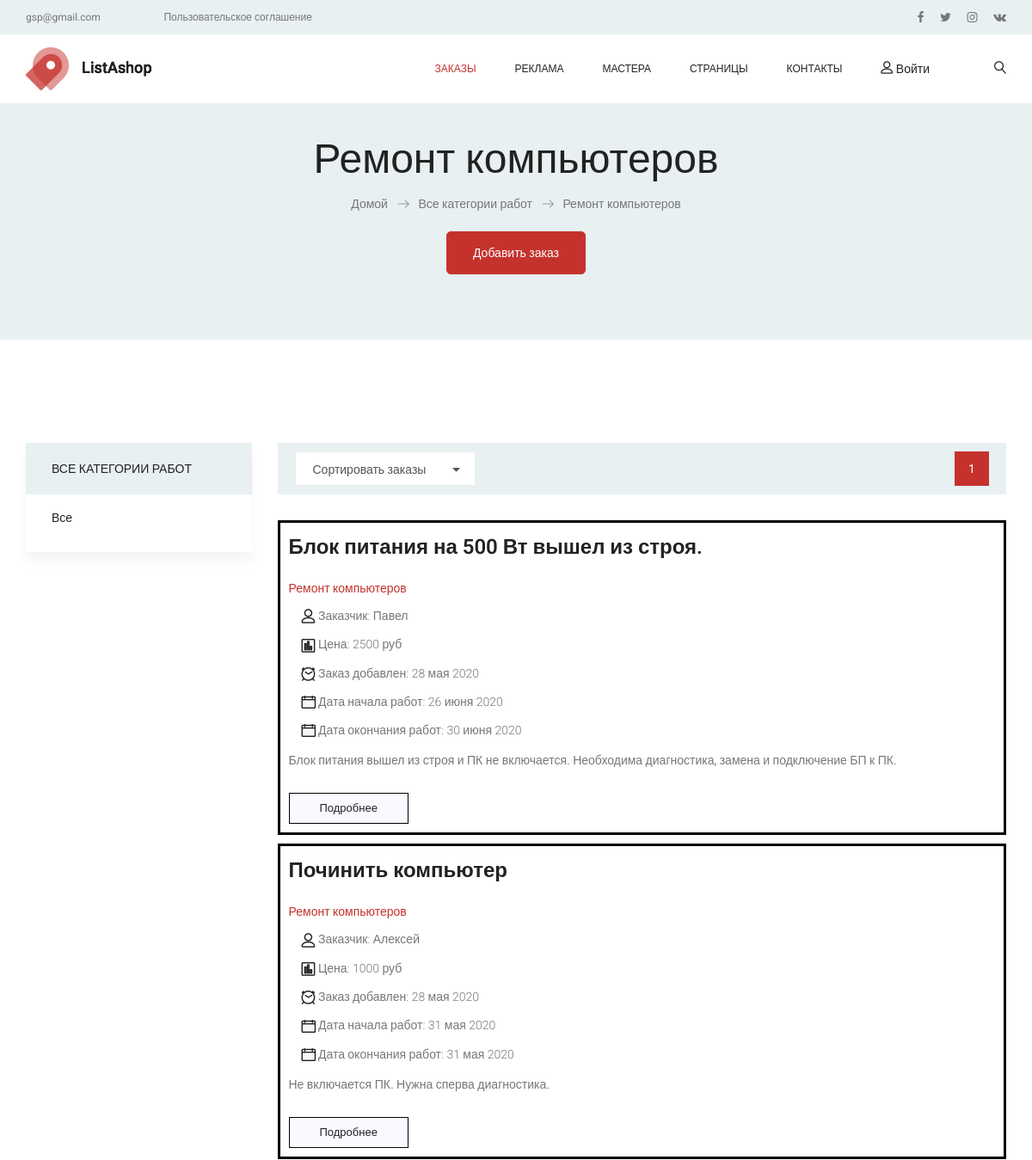
Before: /remont-kompyuterov/ (upper part) with the older database file.
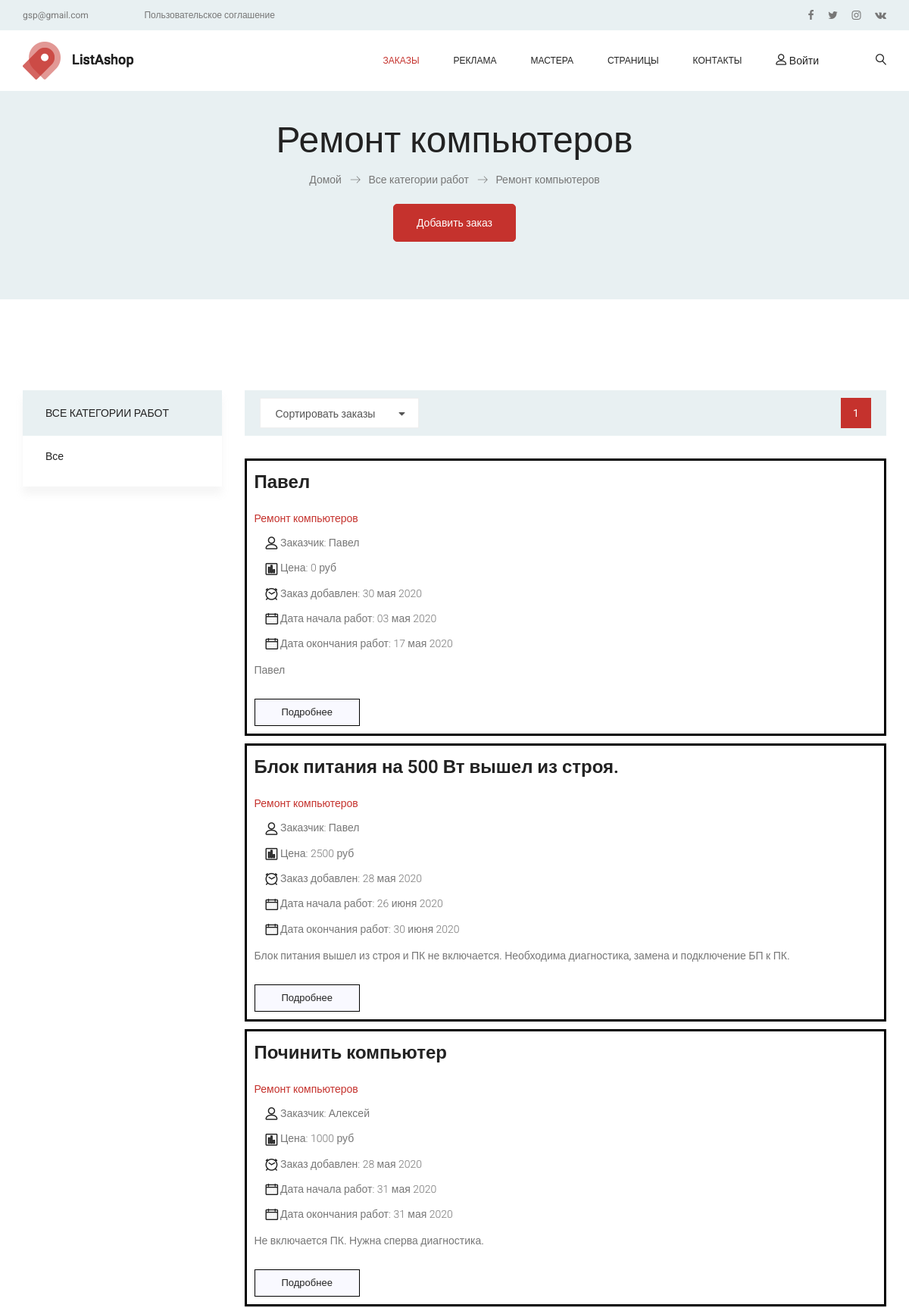
After: the same page with the newer database file.
### job/models.py (models this page shows, shortened)
class Offer(models.Model):
    category = TreeManyToManyField(Category, related_name='offers', blank=True, verbose_name='Категория работ')
    first_name = models.CharField(blank=True, null=True, default=None, max_length=200, verbose_name='Имя заказчика')
    last_name = models.CharField(blank=True, null=True, default=None, max_length=200, verbose_name='Фамилия заказчика')
    middle_name = models.CharField(blank=True, null=True, default=None, max_length=200, verbose_name='Отчество заказчика')
    phone = models.CharField(max_length=64, blank=True, null=True, default=None, verbose_name='Номер тел.')
    email = models.EmailField(max_length=128, blank=True, null=True, default=None, verbose_name='Емейл')
    name = models.CharField(max_length=200, db_index=True, verbose_name='Наименование работ')
    slug = models.SlugField(max_length=200, db_index=True, verbose_name='Слаг')
    image = models.ImageField(upload_to='offers/%Y/%m/%d', blank=True, verbose_name='Фото')
    description = models.TextField(max_length=512, blank=True, verbose_name='Описание работ')
    price = models.DecimalField(blank=True, null=True, default=None, max_digits=10, decimal_places=0,
                                verbose_name='Цена работы')
    start_time = models.DateField(null=True, blank=True, default=None, verbose_name='Дата начала работ')
    end_time = models.DateField(null=True, blank=True, default=None, verbose_name='Дата окончания работ')
    available = models.BooleanField(default=False, verbose_name='Актуальность заказа')
    created = models.DateField(blank=True, null=True, default=timezone.now, verbose_name='Дата создания записи')
    updated = models.DateField(blank=True, null=True, default=timezone.now, verbose_name='Дата ред-ия записи')
    @property
    def Категории(self):
        return "\n".join([p.name for p in self.category.all()])
    class Meta:
        ordering = ('-created', 'name',)
        index_together = (('id', 'slug'),)
        verbose_name = 'Предложение о работе'
        verbose_name_plural = 'Предложения о работе'
    def get_absolute_url(self):
        return reverse('job:offer_detail', args=[self.id, self.slug])

class Category(MPTTModel):
    name = models.CharField(max_length=200, db_index=True, unique=True, verbose_name='Подкатегория')
    slug = models.SlugField(max_length=200, null=True, blank=True, unique=True, verbose_name='Nazvanie_kategorii')
    parent = TreeForeignKey('self', on_delete=models.CASCADE, null=True, blank=True, related_name='children',
                            verbose_name='Категория')
    is_active = models.BooleanField(default=True, verbose_name='Активность категории')
    created = models.DateField(blank=True, null=True, default=timezone.now, verbose_name='Дата создания записи')
    updated = models.DateField(blank=True, null=True, default=timezone.now, verbose_name='Дата ред-ия записи')
    class MPTTMeta:
        order_insertion_by = ['name']
        verbose_name = 'Категория -> Подкатегория'
        verbose_name_plural = 'Категории -> Подкатегории'
    class Meta:
        verbose_name = 'Категория -> Подкатегория'
        verbose_name_plural = 'Категории -> Подкатегории'

### job/views.py (the view)
# urls.py: path('', views.offer_list, name='offer_list'),
def offer_list(request, category_slug=None):
    category = None
    categories = Category.objects.filter(is_active=True)
    object_list = Offer.objects.filter(available=True)
    if category_slug:
        category = get_object_or_404(Category, slug=category_slug)
        object_list = object_list.filter(category=category)
    paginator = Paginator(object_list, 8)
    page = request.GET.get('page')
    try:
        offers = paginator.page(page)
    except PageNotAnInteger:
        offers = paginator.page(1)
    except EmptyPage:
        offers = paginator.page(paginator.num_pages)
    return render(request, 'job/list.html', {'category': category,
                                             'categories': categories,
                                             'page': page,
                                             'offers': offers})

### templates/job/list.html (shortened to what this page needs)
{% extends 'base.html' %}
{% load static %}
{% load mptt_tags %}
{% block content %}
<section class="banner_area">
    <div class="banner_inner d-flex align-items-center">
        <div class="container">
            <div class="banner_content text-center">
                <h2>{% if category %}{{ category.name }}{% else %}Все заказы{% endif %}</h2>
                <div class="page_link">
                    <a href="#">Домой</a>
                    <a href="#">Все категории работ</a>
                    <a href="#">{% if category %}{{ category.name }}{% else %}Заказы{% endif %}</a>
                </div>
                <div class="main_add_offer">
        			<a class="main_btn" href="{% url 'job:register_job' %}">Добавить заказ</a>
        		</div>
            </div>
        </div>
    </div>
</section>
<section class="cat_product_area p_120">
    <div class="container">
        <div class="row flex-row-reverse">
            <div class="col-lg-9">
                <div class="product_top_bar">
                    <div class="left_dorp">
                    </div>
                    {% include 'job/pagination.html' with page=offers %}
                </div>
                <div class="latest_product_inner row">
                    {% for offer in offers %}
                        <div class="col-md-12">
                            <div class="offer_post">
                                <div class="offer_details">
                                    <a href="{{ offer.get_absolute_url }}"><h2>{{offer.name}}</h2></a>
                                    <div class="offer_info text-left">
                                        <div class="offer_tag">
                                            <a class="active">{{ offer.Категории }}</a>
                                        </div>
                                        <ul class="offer_meta list">
                                            <li><a href="/"><i class="lnr lnr-user"></i> Заказчик: {{ offer.first_name }}</a></li>
                                            <li><a><i class="lnr lnr-chart-bars"></i> Цена: {{ offer.price }} руб </a></li>
                                            <li><a><i class="lnr lnr-clock"></i> Заказ добавлен: {{ offer.created }}</a></li>
                                            {% if offer.start_time and offer.end_time %}
                                            <li><a><i class="lnr lnr-calendar-full"></i> Дата начала работ: {{ offer.start_time }} </a></li>
                                            <li><a><i class="lnr lnr-calendar-full"></i> Дата окончания работ: {{ offer.end_time }} </a></li>
                                            {% else %}
                                            <li><a><i class="lnr lnr-calendar-full"></i> Начать работы в любое время </a></li>
                                            {% endif %}
                                        </ul>
                                    </div>
                                    <p>{{offer.description|truncatechars:220}}</p>
                                    <a href="{{ offer.get_absolute_url }}" class="white_bg_btn">Подробнее</a>
                                </div>
                            </div>
                        </div>
                    {% endfor %}
                </div>
            </div>
            <div class="col-lg-3">
                <div class="left_sidebar_area">
                    <aside class="left_widgets cat_widgets">
                        <div class="l_w_title">
                            <h3>Все категории работ</h3>
                        </div>
                        <div class="widgets_inner">
                            <ul class="list">
                                <li {% if not category %} class="selected" {% endif %}>
                                    <a href="{% url "job:offer_list" %}">Все</a>
                                </li>
                            </ul>
                        </div>
                    </aside>
                </div>
            </div>
        </div>
    </div>
</section>
{% endblock content %}

Changed rows visible on the page:
added Offer: name "Павел", Категории "Ремонт компьютеров", first_name "Павел", price "0", created "30 мая 2020", start_time "03 мая 2020", end_time "17 мая 2020", description "Павел"
